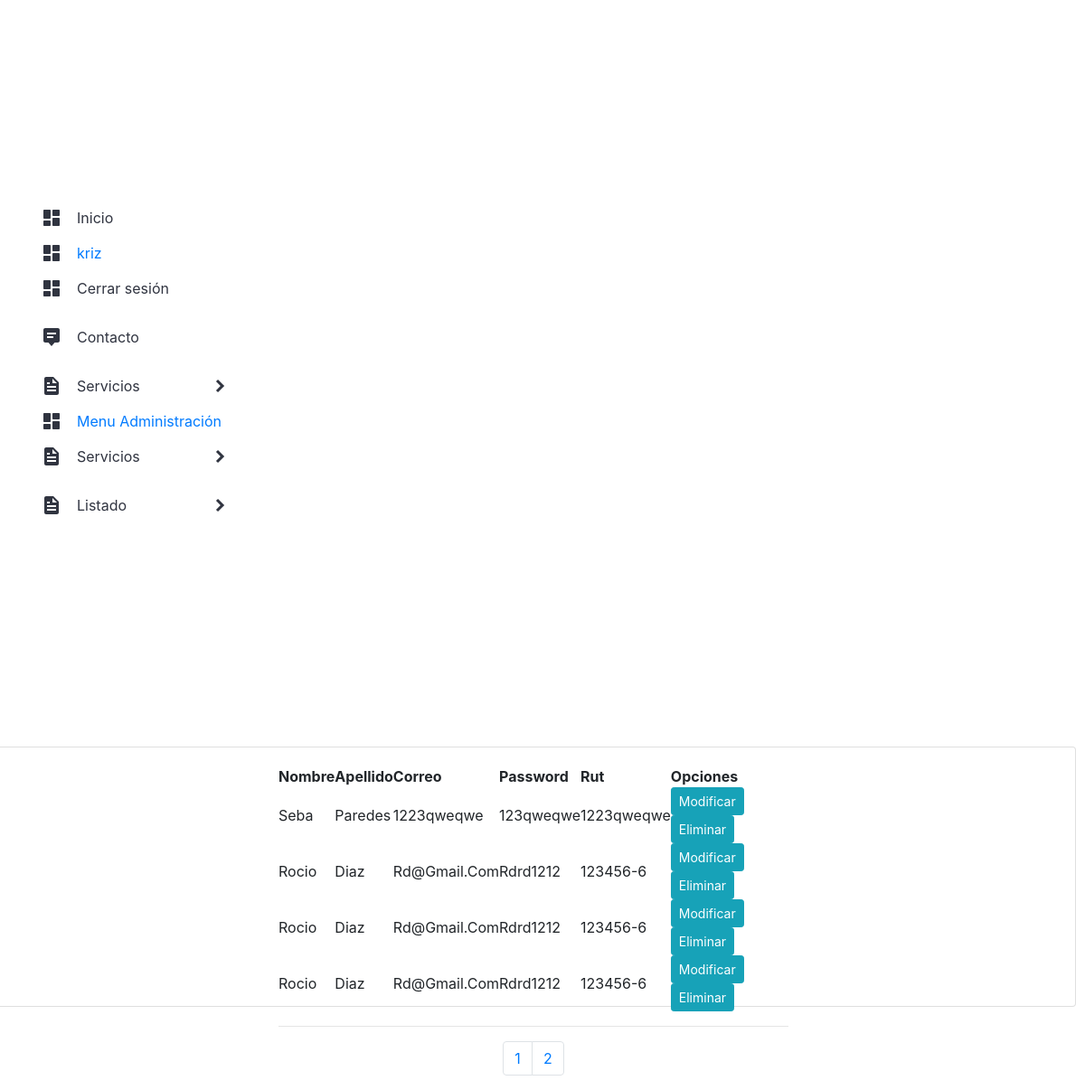
The app's page /listar_usuarios/ (signed in), older data.
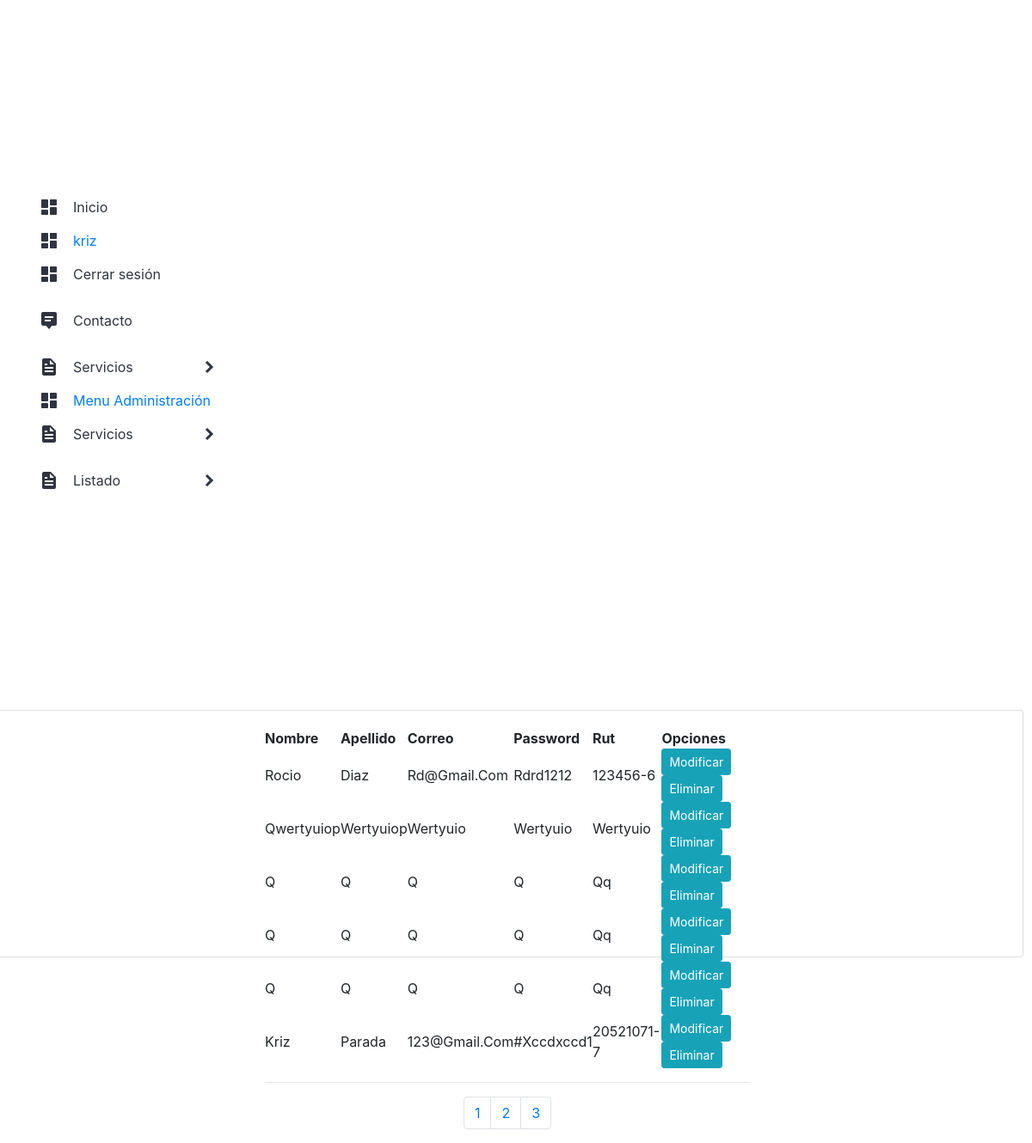
The same page, newer data.
### app/models.py (models this page shows, shortened)
class Usuario (models.Model):
    nombres = models.CharField(max_length=50)
    apellidos = models.CharField(max_length=50)
    correo = models.CharField(max_length=100)
    password = models.CharField(max_length=60)
    rut_usuario = models.CharField(max_length=50)
    vigente = models.BooleanField()
    carrera = models.ForeignKey(Carrera, on_delete = models.PROTECT)

### app/views.py (the view)
# urls.py: path('listar_usuarios/', listar_usuarios, name="listar_usuarios"),
@login_required
def listar_usuarios(request):
    Usuarios = Usuario.objects.all()
    page = request.GET.get('page',1)
    try:
        paginator = Paginator(Usuarios, 2)
        productos = paginator.page(page)
    except:
        raise Http404
    data = {
        'entity': Usuarios,
        'paginator': paginator
    }
    return render(request, 'app/productos/listar_usuarios.html', data)

### app/templates/app/productos/listar_usuarios.html (shortened to what this page needs)
{% extends 'app/base.html' %}
{% block contenido %}
{% load humanize %}
<div class="card">
    <div class="card-body">
        <div class="row">
            <div class="col-12 col-md-6 offset-md-3">
                <table>
                    <tr>
                        <th>Nombre</th>
                        <th>Apellido</th>
                        <th>Correo</th>
                        <th>Password</th>
                        <th>Rut</th>
                        <th>Opciones</th>
                    </tr>
                    {% for u in entity %}
                    <tr>
                        <td>{{ u.nombres | title }}</td>
                        <td>{{ u.apellidos | title }}</td>
                        <td>{{ u.correo | title  }}</td>
                        <td>{{ u.password | title }}</td>
                        <td>{{ u.rut_usuario | title  }}</td>
                        <td>
                            <a href="{% url 'modificar_usuario' u.id %}" class="btn btn-info btn-sm">Modificar</a>
                            <a href="#" onclick="eliminarUsuario({{ u.id }})" class="btn btn-info btn-sm">Eliminar</a>
                        </td>
                    </tr>
                    {%endfor%}
                </table>
                <hr>
                <div>
                    {% include 'app/paginator.html' %}
                </div>
            </div>
        </div>
    </div>
</div>
{% endblock %}

### app/templates/app/base.html (shortened to what this page needs)
<!DOCTYPE html>
<html lang="es">
<head>
    {% load static %}
    <link rel="stylesheet" href="{% static 'app/css/styles.css' %}">
    <link rel="stylesheet" href="https://cdn.jsdelivr.net/npm/bootstrap@4.5.3/dist/css/bootstrap.min.css">
</head>
<body>
    <nav class="nav">
        <ul class="list">
            <li class="list__item">
                <div class="list__button">
                    <img src="{% static 'app/assets/dashboard.svg' %}" class="list__img">
                    <a href="{% url 'Index' %}" class="nav__link">Inicio</a>
                </div>
            </li>
            <li class="list__item">
                <div class="list__button">
                    <img src="{% static 'app/assets/dashboard.svg' %}" class="list__img">
                    <a href="#" class="nav_link">{{ user.username }}</a>
                </div>
            </li>
            <li class="list__item">
                <div class="list__button">
                    <img src="{% static 'app/assets/dashboard.svg' %}" class="list__img">
                    <a href="{% url 'logout' %}" class="nav__link">Cerrar sesión</a>
                </div>
            </li>
            <li class="list__item">
                <div class="list__button">
                    <img src="{% static 'app/assets/message.svg' %}" class="list__img">
                    <a href="{% url 'Contacto' %}" class="nav__link">Contacto</a>
                </div>
            </li>
            {% if user.is_authenticated %}
            <li class="list__item list__item--click">
                <div class="list__button list__button--click">
                    <img src="{% static 'app/assets/docs.svg' %}" class="list__img">
                    <a href="#" class="nav__link">Servicios</a>
                    <img src="{% static 'app/assets/arrow.svg' %}" class="list__arrow">
                </div>
                </li>
            {% if user.is_staff %}
            <li class="list__item">
                <div class="list__button">
                    <img src="{% static 'app/assets/dashboard.svg' %}" class="list__img">
                    <a href="{% url 'menuadmin' %}" class="nav_link">Menu Administración</a>
                </div>
            </li>
            <li class="list__item list__item--click">
                <div class="list__button list__button--click">
                    <img src="{% static 'app/assets/docs.svg' %}" class="list__img">
                    <a href="#" class="nav__link">Servicios</a>
                    <img src="{% static 'app/assets/arrow.svg' %}" class="list__arrow">
                </div>
                </li>
                <li class="list__item list__item--click">
                    <div class="list__button list__button--click">
                        <img src="{% static 'app/assets/docs.svg' %}" class="list__img">
                        <a href="#" class="nav__link">Listado</a>
                        <img src="{% static 'app/assets/arrow.svg' %}" class="list__arrow">
                    </div>
                </li>
            {% endif %}
            {% endif%}
        </ul>
    </nav>
    {% block contenido %}
    {% endblock %}
</body>
</html>

### app/templates/app/paginator.html (shortened to what this page needs)
{% if paginator.num_pages > 1%}
<div class="d-flex justify-content-center">
    <ul class="pagination">
        {% for page in paginator.page_range %}
            {% if page < 7 or page == entity.number %}
            <li class="page-item {% if page == entity.number %}active{% endif %}">
                <a class="page-link" href="?page={{ page }}#pagtable">{{ page }}</a>
            </li>
            {% endif %}
        {% endfor %}
    </ul>
</div>
{% endif %}

### app/static/app/css/styles.css (style rules this page uses)
* { margin: 0; padding: 0; box-sizing: border-box; }
body { background: #EAEBEF; font-family: 'Poppins', sans-serif; background-image: url(https://espaciocubierto.com/wp-content/uploads/2020/02/Fachada-UCM-7.jpeg); background-repeat: no-repeat; background-attachment: fixed; background-size: cover; height: 20em; }
.nav { width: 300px; }
.nav__link { color: #303440; display: block; padding: 15px 0; text-decoration: none; }
.list { width: 100%; height: 100vh; display: flex; justify-content: center; flex-direction: column; border-radius: 0 16px 16px 0; background: #fff; }
.list__item { list-style: none; width: 100%; text-align: center; overflow: hidden; }
.list__item--click { cursor: pointer; }
.list__button { display: flex; align-items: center; gap: 1em; width: 70%; margin: 0 auto; }
.list__arrow { margin-left: auto; transition: transform .3s; }
.card { display: block; padding: auto; margin: 10px 0 0 -10px; width: 100%; height: 90%; }

Row changes from the older to the newer data that the page shows:
removed Usuario: nombres "Seba", apellidos "Paredes", correo "1223qweqwe", password "123qweqwe", rut_usuario "1223qweqwe"
removed Usuario: nombres "Rocio", apellidos "Diaz", correo "Rd@Gmail.Com", password "Rdrd1212", rut_usuario "123456-6"
removed Usuario: nombres "Rocio", apellidos "Diaz", correo "Rd@Gmail.Com", password "Rdrd1212", rut_usuario "123456-6"
added Usuario: nombres "Qwertyuiop", apellidos "Wertyuiop", correo "Wertyuio", password "Wertyuio", rut_usuario "Wertyuio"
added Usuario: nombres "Q", apellidos "Q", correo "Q", password "Q", rut_usuario "Qq"
added Usuario: nombres "Q", apellidos "Q", correo "Q", password "Q", rut_usuario "Qq"
added Usuario: nombres "Q", apellidos "Q", correo "Q", password "Q", rut_usuario "Qq"
added Usuario: nombres "Kriz", apellidos "Parada", correo "123@Gmail.Com", password "#Xccdxccd1", rut_usuario "20521071-7"
Text that changed along with them:
new list line: "3"
